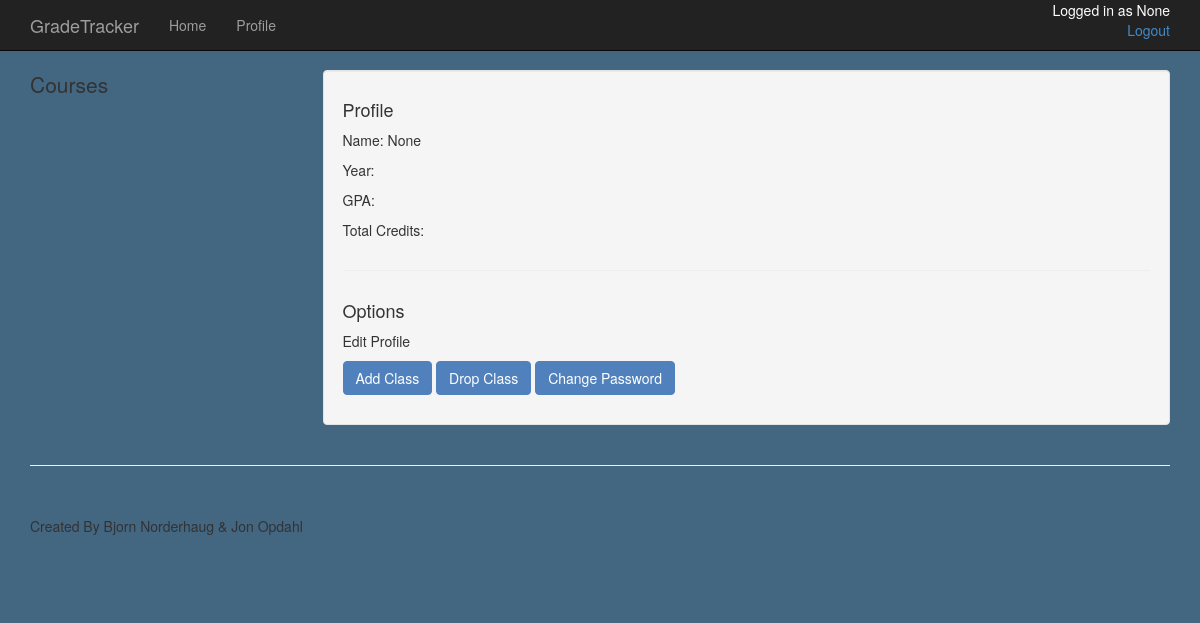
/student/expldo01/profile (signed in), run on an earlier commit of the app's database.
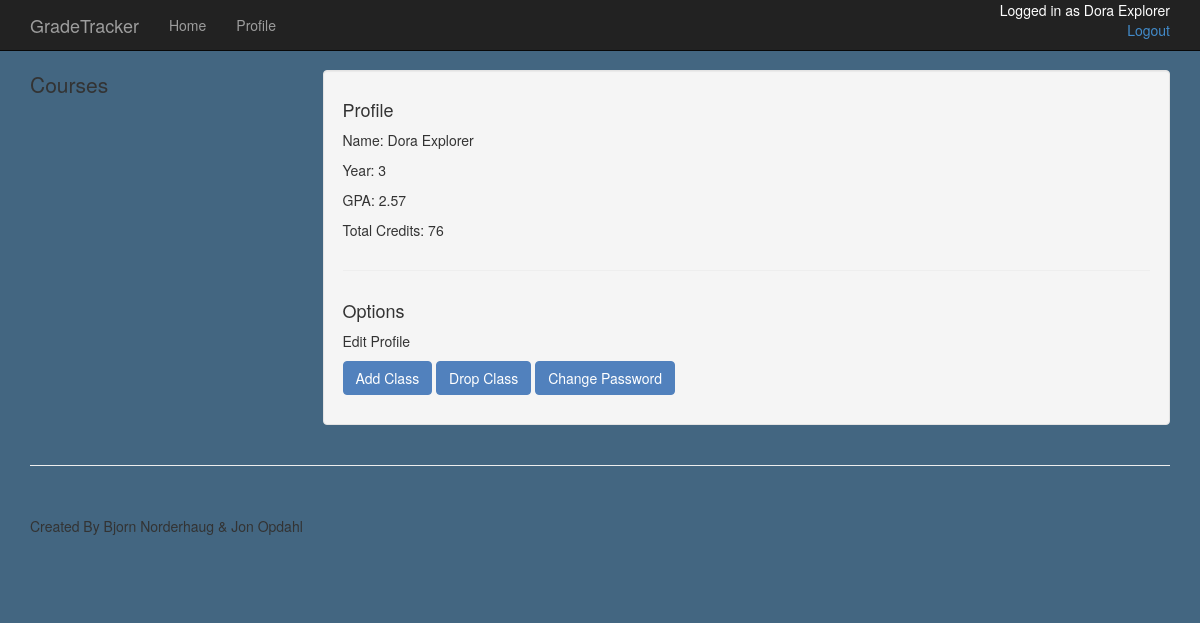
And on a later commit of the database.
### app/models.py (models this page shows, shortened)
class Student(db.Model):
	id = db.Column(db.String(8), primary_key=True)
	first_name = db.Column(db.String(50), index=True)
	last_name = db.Column(db.String(50), index=True)
	GPA = db.Column(db.Float)
	year = db.Column(db.Integer)
	total_credits = db.Column(db.Integer)
	student_pass = db.Column(db.String(50))
	classes = db.relationship('Classroom', backref='student')
	def __repr__(self):
		return (self.first_name + ' ' + self.last_name)

### app/views.py (the view)
@app.route('/student/<id>/profile')
@login_required
def show_stud_prof(id):
	user = Student.query.filter_by(id=id).first()
	return render_template('stud_profile.html', user=user)

### app/views.py (called while the page is built)
@login_manager.user_loader
def load_user(id):
	user=Student.query.get(str(id))
	if user is None:
		user=Admin.query.get(str(id))
	return user

### app/templates/stud_profile.html (shortened to what this page needs)
{% extends "new.html" %}
{% block content %}
    <div class="container">
        <div class="row">
            <div class="col-md-3">
                <p class="lead"> Courses </p>
            </div>
            <div class="col-md-9">
                <div class="well">
                    <div class="row">
                        <div class="col-md-12">
                        	<h4> Profile </h4>
                            <p> Name: {{user}} </p>
                            <p> Year: {{user.year}}</p>
                            <p> GPA: {{user.GPA}}</p>
                            <p> Total Credits: {{user.total_credits}}</p>
                        </div>
                    </div>
                    <hr>
                    <div class="row">
                        <div class="col-md-12">
                        	<h4> Options </h4>
                            <p> Edit Profile </p>
                            <p><a href="/register" class="btn btn-success"> Add Class </a>
                            <a href="/drop" class="btn btn-success"> Drop Class </a>
                            <a href="/changepassword" class="btn btn-success"> Change Password </a></p>
                        </div>
                    </div>
                </div>
            </div>
        </div>
    </div>
{% endblock %}

### app/templates/new.html (shortened to what this page needs)
<!DOCTYPE html>
<html>
<head>
    <link href="/static/css/bootstrap.min.css" rel="stylesheet">
    <link href="/static/css/shop-item.css" rel="stylesheet">
</head>
<body style="background-color: #436681">
    <nav class="navbar navbar-inverse navbar-fixed-top" role="navigation">
        <div class="container">
            <div class="navbar-header">
                <a class="navbar-brand" href="/home">GradeTracker</a>
            </div>
            <div class="collapse navbar-collapse" id="bs-example-navbar-collapse-1">
                <ul class="nav navbar-nav">
                    <li>
                        <a href="/home">Home</a>
                    </li>
                    <li>
                        <a href="{{ url_for('profile') }}">Profile</a>
                    </li>
                </ul>
                <p id="login_status" class="pull_right">Logged in as {{ user }} <br>
					<a href="{{url_for('logout')}}" class="pull-right"> Logout </a>
				</p>
            </div>
        </div>
    </nav>
    {% block content %}{% endblock %}
    <div class="container">
        <hr>
        <footer>
            <div class="row">
                <div class="col-lg-12">
                    <p>Created By Bjorn Norderhaug & Jon Opdahl</p>
                </div>
            </div>
        </footer>
    </div>
</body>
</html>

### app/static/css/shop-item.css (style rules this page uses)
body { padding-top: 70px; }
footer { margin: 50px 0; }

### app/templates/new.html (style rules this page uses)
#login_status { float: right; color: white; height: inherit; }

What changed in the data, as far as the page shows it:
added Student: first_name+last_name "Dora Explorer", year "3", GPA "2.57", total_credits "76"
Also different on the page:
{{ user }}: "None" → (not shown)
